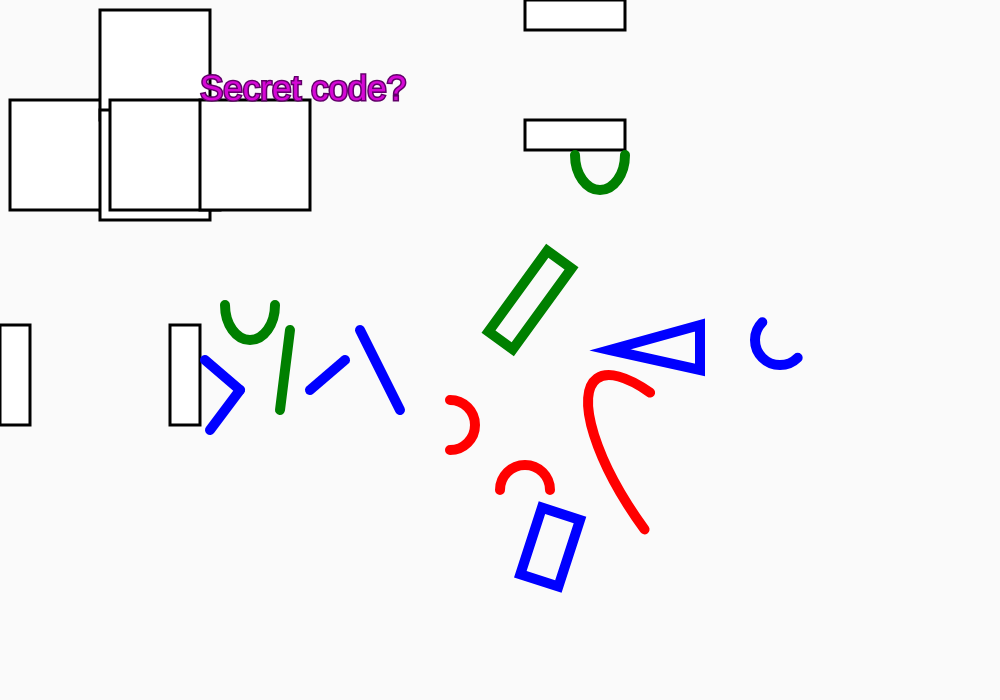
Frame 1 (no input)
Frame 60 (no input): identical to frame 1, image omitted
Frame 120 (the mouse pressed at the canvas centre since frame 60): identical to frame 1, image omitted

The p5.js sketch that drew this single still picture (run headless with seeded random() and noise() and a simulated clock; from frame 60 on, the mouse is pressed at the canvas centre):

// p5.js sketch
// ── sketch.js
let coors = [
	111110100,
	100101100,
	10010110,
	1010001010,
	111000010,
	101011110,
	11001000,
	1100100000,
	101000101,
	1000001101,
	1111000,
	1001011000,
	1100100
]

let CORRECTOR = 1000;

function setup(){
	createCanvas(1000, 700);
}

function draw(){
	background(250);
	fill("white");
	stroke(0);
	strokeWeight(3);
	rect(coors[0] % CORRECTOR, coors[1] % CORRECTOR, coors[2] % CORRECTOR, coors[2] % CORRECTOR);
	rect(coors[3] % CORRECTOR, coors[1] % CORRECTOR, coors[2] % CORRECTOR, coors[2] % CORRECTOR);
	rect(coors[0] % CORRECTOR, coors[4] % CORRECTOR, coors[2] % CORRECTOR, coors[2] % CORRECTOR);
	rect(coors[0] % CORRECTOR, coors[2] % CORRECTOR, coors[2] % CORRECTOR, coors[2] % CORRECTOR);
	rect(coors[5] % CORRECTOR, coors[1] % CORRECTOR, coors[2] % CORRECTOR, coors[2] % CORRECTOR);
	rect(200, coors[1] % CORRECTOR, coors[2] % CORRECTOR, coors[2] % CORRECTOR);

	rect(coors[7] % CORRECTOR, 325, 30, coors[12] % CORRECTOR);
	rect(170, 325, 30, coors[12] % CORRECTOR);
	rect(525, 120, coors[12] % CORRECTOR, 30);
	rect(525, coors[11] % CORRECTOR, coors[12] % CORRECTOR, 30);

	noFill();
	stroke(0);
	strokeWeight(10);
	
	stroke("red");
	arc(450, 425, 50, 50, 1.5 * PI , 0.5 * PI);
	

	stroke("green");
	arc(250, 305, 50, 70, 2 * PI , PI);
	

	stroke("blue");
	arc(780, 340, 50, 50, PI / 4, PI * 1.25);
	line(345, 360, 310, 390);

	stroke("green");
	line(290, 330, 280, 410);

	stroke("red");

	push();
	translate(685, 500);
	rotate(0.3 * PI);
	arc(0, 0, 300, 100, 0.5 * PI, 1.1 * PI);
	pop();

	stroke("red");
	arc(525, 490, 50, 50, 1 * PI , 2 * PI);

	stroke("blue");
	line(205, 360, 240, 390);

	push();
	stroke("green");
	translate(530, 300);
	rectMode(CENTER);
	rotate(PI * 0.2);
	rect(0, 0, 30, 100);
	pop();

	line(360, 330, 400, 410);
	triangle(610, 350, 700, 370, 700, 325);

	stroke("blue");
	line(240, 390, 210, 430);

	stroke("green");
	arc(600, 155, 50, 70, 2 * PI , PI);

	stroke("blue");
	push();
	translate(580, 520);
	rotate(0.6 * PI);
	rect(0, 0, 70, 40);
	pop();

	stroke("#610069");
	fill("#d608d6");
	strokeWeight(3);
	textSize(35);
	text("Secret code?", 200, 100);
}
